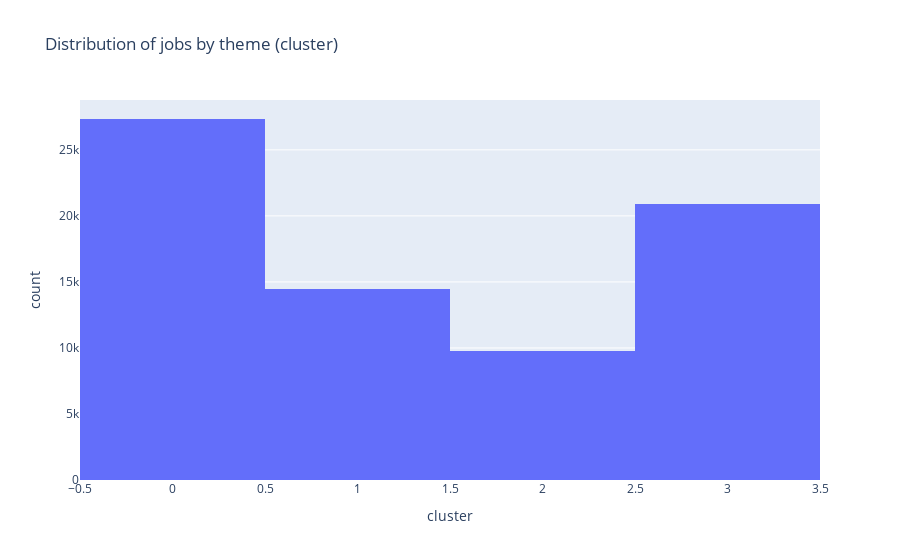

The code cell stored with this chart in its notebook:
### Code cell
import plotly.express as px

fig = px.histogram(body_df, x="cluster", nbins=k, title="Distribution of jobs by theme (cluster)")
fig.write_html("./images/jobs_by_theme.html")
fig.write_image("./images/jobs_by_theme.png")
fig.show()

### Figure 1 — Plotly figure (JSON) as saved in the notebook; plotly's stock layout.template omitted (floating-point values rounded to 4 significant figures; data arrays with more than 128 entries replaced by an {"elided": "..."} marker saying what was removed)
{"data": [{"bingroup": "x", "hovertemplate": "cluster=%{x}<br>count=%{y}<extra></extra>", "legendgroup": "", "marker": {"color": "#636efa", "pattern": {"shape": ""}}, "name": "", "nbinsx": 4, "orientation": "v", "showlegend": false, "type": "histogram", "x": {"elided": "72476 int values"}, "xaxis": "x", "yaxis": "y"}], "layout": {"barmode": "relative", "legend": {"tracegroupgap": 0}, "title": {"text": "Distribution of jobs by theme (cluster)"}, "xaxis": {"anchor": "y", "domain": [0, 1], "title": {"text": "cluster"}}, "yaxis": {"anchor": "x", "domain": [0, 1], "title": {"text": "count"}}}}
